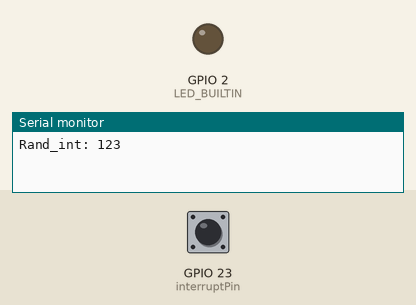
This sketch was run on a simulated ESP32. Shown: output pins drawn as LEDs (lit = HIGH), the last lines printed to the serial monitor. The test bench sets the inputs (shaded band); at power-on: GPIO 23 (interruptPin) HIGH. Random numbers use the default seed unless the sketch sets one.

Above: at 1.2 s.
1.3 s: GPIO 23 (interruptPin) pulled LOW for 0.15 s
At 1.6 s:
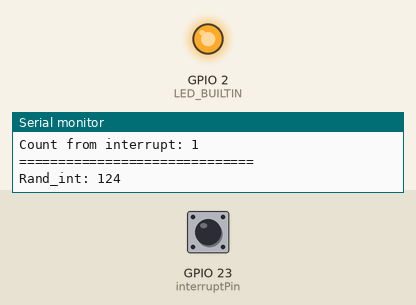
2.9 s: GPIO 23 (interruptPin) pulsed LOW 5 times (0.12 s each, 0.3 s apart)
At 5.0 s:
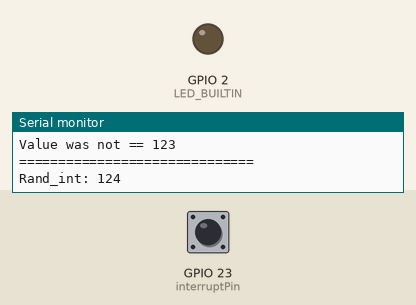
Timing chart, 0 to 6.5 s (numbered marks = the images above; inputs shaded):
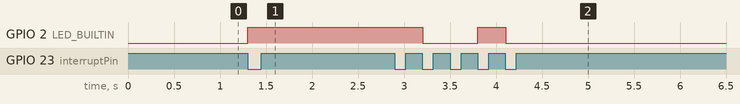

The sketch:

Topic_6.ino
```cpp
/*
Objective:
1. Receive msgs in ISR from task.
2. Send reply to task by using another queue.

Requirements:
1. First msg queue (1) from task to ISR consists of size 7 ints.
2. Other msg queue (2) from ISR to task of size 6 ints.
3. ISR triggered by external interrupt (pulling LOW).
4. ISR receives message from first msg queue (1).
5. If value == 123, increment local counter, send counter no. to task.

6. Tasks loop every second.
7. Use random interval for values 122-124 (both inclusive?).
8. Send values to ISR via msg queue (1) from task.
9. Check if value is received from ISR msg queue (2).
10. Print received value.
*/

#define CONFIG_FREERTOS_HZ 1000

// Declaration of interrupt pin, random integer, counter, integer buffer for task and ISR.
int interruptPin = 23;
int rand_int;
int buffer_ISR;
int buffer_task = 0;

// Makes the variable able to change inside ISR function.
static volatile int count = 0;

// Declaration of msg queues.
QueueHandle_t msg_queue_task;
QueueHandle_t msg_queue_ISR;
BaseType_t msg_queue_send_task;

// Task function to send random values from 122-124 to ISR queue.
void Task(void *parameter) {
    int res;

    while (1) {
        // Check msg_queue_task for count number.
        if (pdTRUE == xQueueReceive(msg_queue_ISR, &buffer_task, 500)) {
            res = 0;
        } else {
            res = -1;
        }
        if (res == 0) {
            Serial.println("");
            Serial.println("==============================");
            Serial.print("Count from interrupt: ");
            Serial.println(buffer_task);
            Serial.println("==============================");
            Serial.println("");
        }

        // Generate random int ranging from 122-124
        // and send count to task.
        rand_int = random(122, 125);
        msg_queue_send_task = xQueueSend(msg_queue_task, &rand_int, 0);

        // If successful return pdTRUE
        // and print rand_int number.
        if (msg_queue_send_task == pdTRUE) {
            Serial.print("Rand_int: ");
            Serial.println(rand_int);
        }
        vTaskDelay(250);
    }
}

// ISR function to receive random values from task.
void IRAM_ATTR handleInterrupt() {
    // Check msg_queue_task for random values.
    if (pdTRUE == xQueueReceiveFromISR(msg_queue_task, &buffer_ISR, 0)) {
        Serial.println("");
        Serial.println("==============================");
        Serial.print("Value from task: ");
        Serial.println(buffer_ISR);

        // If value == 123 increment count and send to task.
        if (buffer_ISR == 123) {
            Serial.println("Value was == 123");
            Serial.println("==============================");
            Serial.println("");
            count++;
            xQueueSendFromISR(msg_queue_ISR, (void *)&count, NULL);
            digitalWrite(LED_BUILTIN, HIGH);
        } else {
            Serial.println("Value was not == 123");
            Serial.println("==============================");
            Serial.println("");
            digitalWrite(LED_BUILTIN, LOW);
        }
    }
}

void setup() {
    Serial.begin(115200);

    // Create msg queues for task and ISR.
    msg_queue_task = xQueueCreate(7, sizeof(int));
    msg_queue_ISR = xQueueCreate(6, sizeof(int));

    pinMode(interruptPin, INPUT_PULLUP);
    pinMode(LED_BUILTIN, OUTPUT);

    // Attach interrupt to handleInterrupt function
    // and create task to run Task function.
    attachInterrupt(digitalPinToInterrupt(interruptPin), handleInterrupt, FALLING);
    xTaskCreate(Task, "Task", 10000, NULL, 3, NULL);
}

void loop() {
}
```

Measured:
- after the input at 1.3 s, GPIO 2 (LED_BUILTIN): LOW → HIGH at once
- after the input at 2.9 s, GPIO 2 (LED_BUILTIN): HIGH → LOW after 0.30 s, → HIGH 0.60 s later, → LOW 0.30 s later
